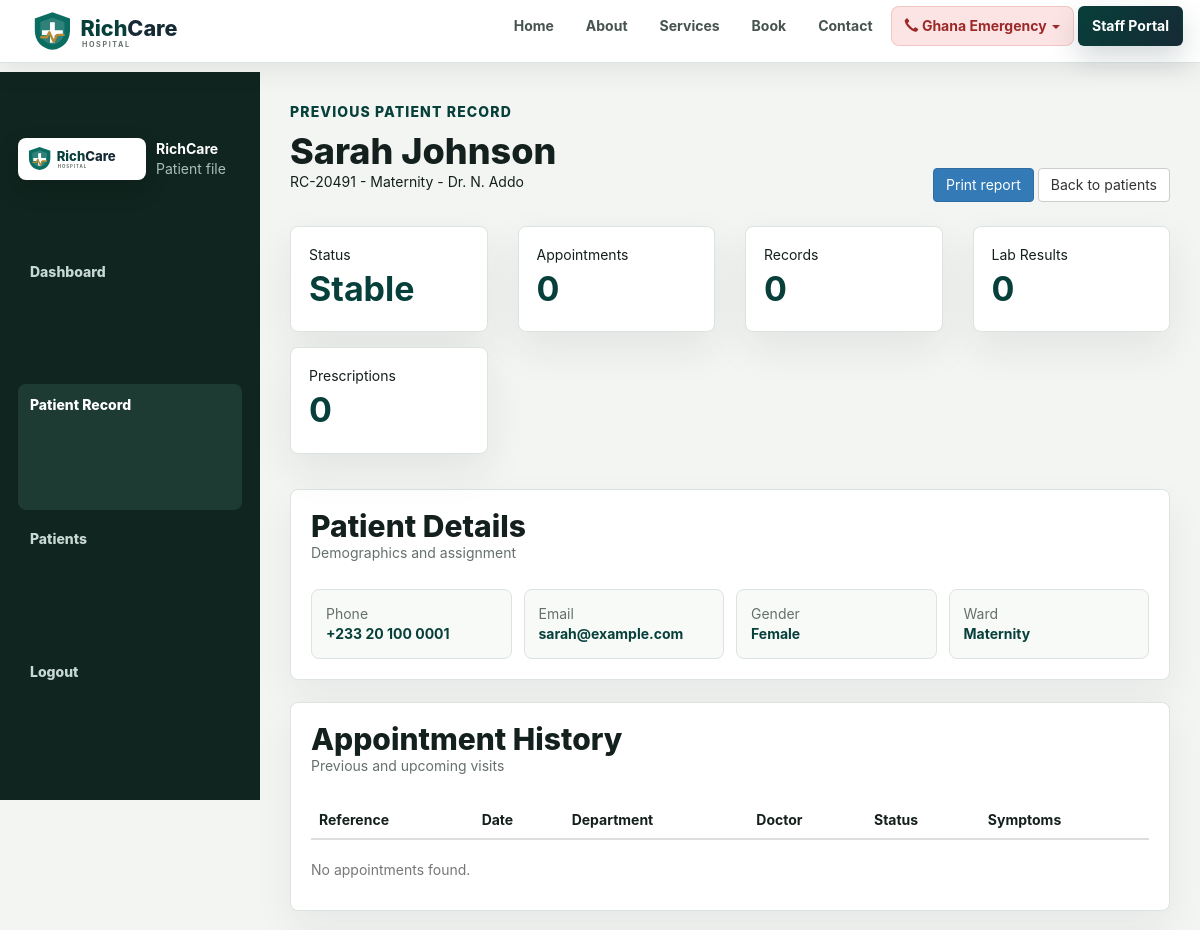
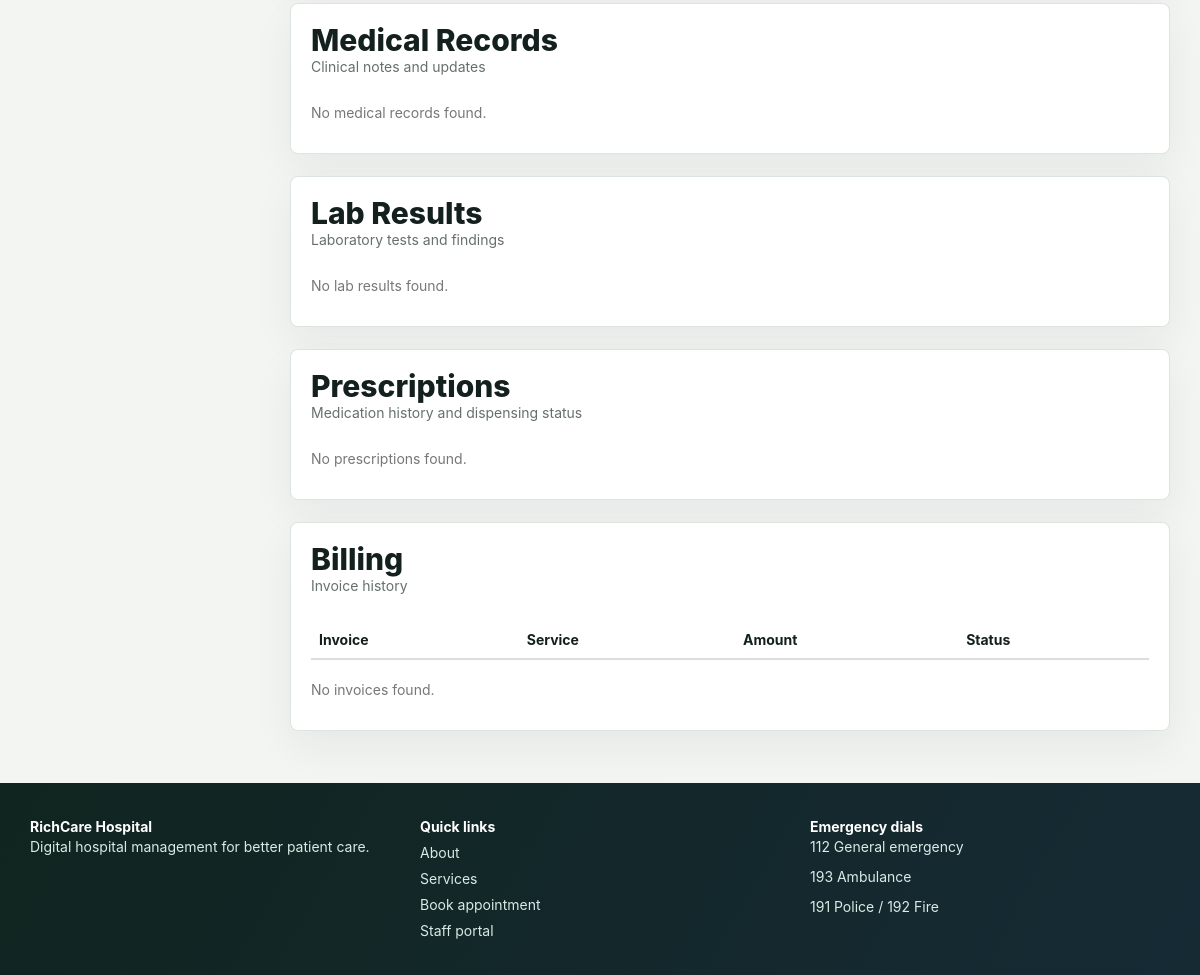
Page /patient.php?id=1 (signed in) on the committed database (2 pictures, top to bottom).
### tables this page shows
CREATE TABLE IF NOT EXISTS patients (
  id INT AUTO_INCREMENT PRIMARY KEY,
  patient_code VARCHAR(20) NOT NULL UNIQUE,
  full_name VARCHAR(120) NOT NULL,
  phone VARCHAR(40),
  email VARCHAR(120),
  gender VARCHAR(30),
  ward VARCHAR(80) DEFAULT 'Outpatient',
  risk_status VARCHAR(30) DEFAULT 'Stable',
  doctor VARCHAR(120),
  created_at TIMESTAMP DEFAULT CURRENT_TIMESTAMP
);

### includes/helpers.php (called while the page is built, shortened)
<?php
function e($value) {
    return htmlspecialchars((string) $value, ENT_QUOTES, 'UTF-8');
}
?>

### patient.php (the view, shortened to what this page needs)
<?php
require_once __DIR__ . '/config/db.php';
require_once __DIR__ . '/includes/helpers.php';
$patientId = (int) ($_GET['id'] ?? 0);
$statement = $pdo->prepare('SELECT * FROM patients WHERE id = :id');
$statement->execute([':id' => $patientId]);
$patient = $statement->fetch();
$appointmentStatement = $pdo->prepare('SELECT * FROM appointments WHERE full_name = :name OR phone = :phone OR email = :email ORDER BY appointment_date DESC, appointment_time DESC');
$appointmentStatement->execute([
    ':name' => $patient['full_name'],
    ':phone' => $patient['phone'],
    ':email' => $patient['email'],
]);
$appointments = $appointmentStatement->fetchAll();
$recordStatement = $pdo->prepare('SELECT * FROM medical_records WHERE patient_name = :name ORDER BY created_at DESC');
$recordStatement->execute([':name' => $patient['full_name']]);
$records = $recordStatement->fetchAll();
$labStatement = $pdo->prepare('SELECT * FROM lab_results WHERE patient_name = :name ORDER BY created_at DESC');
$labStatement->execute([':name' => $patient['full_name']]);
$labResults = $labStatement->fetchAll();
$prescriptionStatement = $pdo->prepare('SELECT * FROM prescriptions WHERE patient_name = :name ORDER BY created_at DESC');
$prescriptionStatement->execute([':name' => $patient['full_name']]);
$prescriptions = $prescriptionStatement->fetchAll();
$invoiceStatement = $pdo->prepare('SELECT * FROM invoices WHERE patient_name = :name ORDER BY created_at DESC');
$invoiceStatement->execute([':name' => $patient['full_name']]);
$invoices = $invoiceStatement->fetchAll();
include __DIR__ . '/includes/header.php';
?>
<section class="staff-app patient-report-page">
    <aside class="staff-sidebar no-print">
        <div class="staff-brand">
            <span class="staff-brand-logo">
                <img src="assets/img/richcare-logo.svg" alt="RichCare Hospital">
            </span>
            <div>
                <strong>RichCare</strong>
                <span>Patient file</span>
            </div>
        </div>
        <a href="staff.php">Dashboard</a>
        <a class="active" href="patient.php?id=<?php echo e($patient['id']); ?>">Patient Record</a>
        <a href="staff.php?view=patients">Patients</a>
        <a href="logout.php">Logout</a>
    </aside>
    <main class="staff-main">
        <div class="staff-header">
            <div>
                <p class="eyebrow dark">Previous patient record</p>
                <h1><?php echo e($patient['full_name']); ?></h1>
                <p><?php echo e($patient['patient_code']); ?> - <?php echo e($patient['ward']); ?> - <?php echo e($patient['doctor']); ?></p>
            </div>
            <div class="patient-report-actions no-print">
                <button class="btn btn-primary" type="button" onclick="window.print()">Print report</button>
                <a class="btn btn-default" href="staff.php?view=patients">Back to patients</a>
            </div>
        </div>
        <div class="row stat-row">
            <div class="col-sm-3"><div class="stat-box"><span>Status</span><strong><?php echo e($patient['risk_status']); ?></strong></div></div>
            <div class="col-sm-3"><div class="stat-box"><span>Appointments</span><strong><?php echo count($appointments); ?></strong></div></div>
            <div class="col-sm-3"><div class="stat-box"><span>Records</span><strong><?php echo count($records); ?></strong></div></div>
            <div class="col-sm-3"><div class="stat-box"><span>Lab Results</span><strong><?php echo count($labResults); ?></strong></div></div>
            <div class="col-sm-3"><div class="stat-box"><span>Prescriptions</span><strong><?php echo count($prescriptions); ?></strong></div></div>
        </div>
        <div class="dashboard-panel">
            <div class="panel-title-row">
                <div>
                    <h2>Patient Details</h2>
                    <p>Demographics and assignment</p>
                </div>
            </div>
            <div class="profile-detail-grid">
                <div><span>Phone</span><strong><?php echo e($patient['phone'] ?: 'Not provided'); ?></strong></div>
                <div><span>Email</span><strong><?php echo e($patient['email'] ?: 'Not provided'); ?></strong></div>
                <div><span>Gender</span><strong><?php echo e($patient['gender'] ?: 'Not provided'); ?></strong></div>
                <div><span>Ward</span><strong><?php echo e($patient['ward']); ?></strong></div>
            </div>
        </div>
        <div class="dashboard-panel">
            <div class="panel-title-row">
                <div>
                    <h2>Appointment History</h2>
                    <p>Previous and upcoming visits</p>
                </div>
            </div>
            <div class="table-responsive">
                <table class="table table-hover">
                    <thead><tr><th>Reference</th><th>Date</th><th>Department</th><th>Doctor</th><th>Status</th><th>Symptoms</th></tr></thead>
                </table>
                <?php if (count($appointments) === 0): ?><p class="text-muted">No appointments found.</p><?php endif; ?>
            </div>
        </div>
        <div class="dashboard-panel">
            <div class="panel-title-row">
                <div>
                    <h2>Medical Records</h2>
                    <p>Clinical notes and updates</p>
                </div>
            </div>
            <div class="record-card-list">
                <?php if (count($records) === 0): ?><p class="text-muted">No medical records found.</p><?php endif; ?>
            </div>
        </div>
        <div class="dashboard-panel">
            <div class="panel-title-row">
                <div>
                    <h2>Lab Results</h2>
                    <p>Laboratory tests and findings</p>
                </div>
            </div>
            <div class="record-card-list lab-result-list">
                <?php if (count($labResults) === 0): ?><p class="text-muted">No lab results found.</p><?php endif; ?>
            </div>
        </div>
        <div class="dashboard-panel">
            <div class="panel-title-row">
                <div>
                    <h2>Prescriptions</h2>
                    <p>Medication history and dispensing status</p>
                </div>
            </div>
            <div class="record-card-list prescription-list">
                <?php if (count($prescriptions) === 0): ?><p class="text-muted">No prescriptions found.</p><?php endif; ?>
            </div>
        </div>
        <div class="dashboard-panel">
            <div class="panel-title-row">
                <div>
                    <h2>Billing</h2>
                    <p>Invoice history</p>
                </div>
            </div>
            <div class="table-responsive">
                <table class="table table-hover">
                    <thead><tr><th>Invoice</th><th>Service</th><th>Amount</th><th>Status</th></tr></thead>
                </table>
                <?php if (count($invoices) === 0): ?><p class="text-muted">No invoices found.</p><?php endif; ?>
            </div>
        </div>
    </main>
</section>
<?php include __DIR__ . '/includes/footer.php'; ?>

### assets/css/site.css (style rules this page uses)
body { padding-top: 72px; background: #f3f5f2; color: #14201d; font-family: Inter, Arial, Helvetica, sans-serif; }
.eyebrow { color: #d5f3eb; font-weight: 800; letter-spacing: .08em; text-transform: uppercase; }
.eyebrow.dark { color: #073f3a; }
.hero-card, .feature-list, .service-card, .booking-form, .confirmation-card, .stat-box { border: 1px solid #dde4df; border-radius: 8px; background: #fff; box-shadow: 0 16px 42px rgba(22, 42, 53, .08); }
.staff-app { display: grid; grid-template-columns: 260px minmax(0, 1fr); min-height: calc(100vh - 72px); }
.staff-sidebar { position: sticky; top: 72px; align-self: start; display: grid; gap: 8px; min-height: calc(100vh - 72px); padding: 24px 18px; background: #10251f; color: #fff; }
.staff-brand { display: flex; align-items: center; gap: 10px; margin-bottom: 22px; }
.staff-brand-logo { display: inline-flex; align-items: center; justify-content: center; width: 128px; height: 42px; border-radius: 8px; background: #fff; box-shadow: 0 10px 24px rgba(0, 0, 0, .16); }
.staff-brand-logo img { width: 112px; height: auto; }
.staff-brand strong, .staff-brand div span { display: block; }
.staff-brand div span { color: #a9beb7; }
.staff-sidebar a { min-height: 42px; border-radius: 8px; padding: 11px 12px; color: #c8d9d3; font-weight: 800; text-decoration: none; }
.staff-sidebar a:hover, .staff-sidebar a.active { background: #1d3b33; color: #fff; }
.staff-main { padding: 30px; }
.staff-header { display: flex; align-items: flex-end; justify-content: space-between; margin-bottom: 24px; }
.staff-header h1 { margin: 0; font-weight: 800; }
.stat-row { margin-bottom: 20px; }
.stat-box { margin-bottom: 15px; padding: 18px; }
.stat-box span, .stat-box strong { display: block; }
.stat-box strong { color: #073f3a; font-size: 34px; }
.dashboard-panel { margin-bottom: 22px; border: 1px solid #dde4df; border-radius: 8px; padding: 20px; background: #fff; box-shadow: 0 16px 42px rgba(22, 42, 53, .06); }
.panel-title-row { display: flex; align-items: flex-start; justify-content: space-between; gap: 18px; margin-bottom: 16px; }
.panel-title-row h2 { margin: 0; font-weight: 800; }
.panel-title-row p { color: #65706b; }
.record-card-list { display: grid; grid-template-columns: repeat(3, minmax(0, 1fr)); gap: 12px; }
.profile-detail-grid { display: grid; grid-template-columns: repeat(4, minmax(0, 1fr)); gap: 12px; }
.profile-detail-grid div { border: 1px solid #dde4df; border-radius: 8px; padding: 14px; background: #f8faf7; }
.profile-detail-grid span, .profile-detail-grid strong { display: block; }
.profile-detail-grid span { color: #65706b; }
.profile-detail-grid strong { color: #073f3a; }

### rows in the picture
patients: full_name "Sarah Johnson", patient_code "RC-20491", ward "Maternity", doctor "Dr. N. Addo", risk_status "Stable", phone "+233 20 100 0001", email "sarah@example.com", gender "Female"

### other values in the picture
count($appointments) "0"
count($records) "0"
count($labResults) "0"
count($prescriptions) "0"
